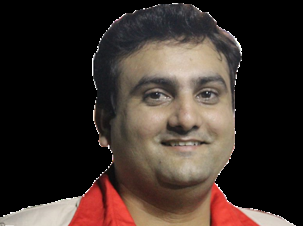
#> input picture png2svgpython/test/input/mypngphoto.png, 303 x 226 px
$ python pngdemo.py
#> lines starting #> are read from the running program, lines starting #| are printed output that depends on the picture
import cv2
import numpy as np

img_file = 'test/input/mypngphoto.png'
img = cv2.imread(img_file, cv2.IMREAD_COLOR)           # rgb
#> img is the input picture: shape (226, 303, 3); mean B, G, R 41.5, 47.1, 59.2
alpha_img = cv2.imread(img_file, cv2.IMREAD_UNCHANGED) # rgba
gray_img = cv2.imread(img_file, cv2.IMREAD_GRAYSCALE)  # grayscale
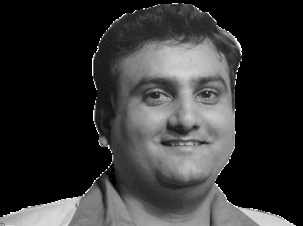
#> gray_img: shape (226, 303); min 0, max 255, mean 51.3

print(type(img))
#| <class 'numpy.ndarray'>
print('RGB shape: ', img.shape)        # Rows, cols, channels
#| RGB shape:  (226, 303, 3)
print('ARGB shape:', alpha_img.shape)
#| ARGB shape: (226, 303, 4)
print('Gray shape:', gray_img.shape)
#| Gray shape: (226, 303)
print('img.dtype: ', img.dtype)
#| img.dtype:  uint8
print('img.size: ', img.size)
#| img.size:  205434
